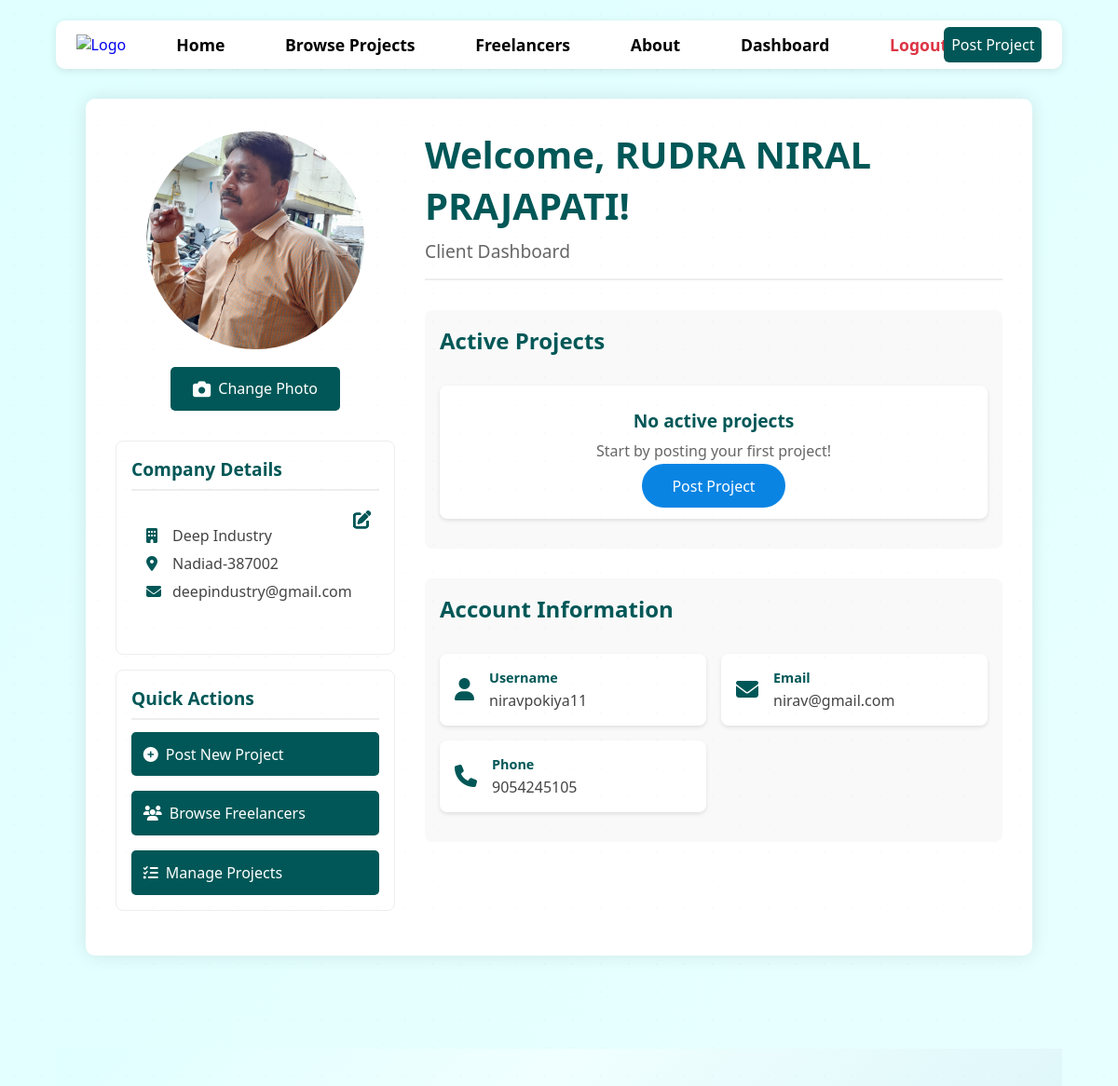
The page /profile (signed in) on the database its author committed.
### freelancer/models.py (models this page shows, shortened)
class Client(models.Model):
    user = models.OneToOneField(Users, on_delete=models.CASCADE, related_name='client_profile')
    image = models.ImageField(upload_to='Client/profile_pic', null=True, blank=True)
    companyname = models.CharField(max_length=255)
    address = models.TextField(max_length=1024)
    state = models.CharField(max_length=255, choices=INDIAN_STATES)
    businessEmail = models.EmailField()

class Users(models.Model):
    name = models.CharField(max_length=255)
    email = models.EmailField(unique=True)
    username = models.CharField(max_length=255, unique=True)
    password = models.CharField(max_length=255)
    user_type = models.CharField(max_length=10, choices=[('client', 'Client'), ('freelancer', 'Freelancer')])
    phone = models.CharField(max_length=10, null=True, blank=True)

### freelancer/views.py (the view)
# urls.py: path('profile', views.profile, name='profile'),
def profile(request):
    client_username=request.session.get('username')
    client_dict= model_to_dict(Users.objects.get(username=client_username))
    Cleint_model=Client.objects.get(user__username=client_username)
    client_dict.update(model_to_dict(Cleint_model))
    client_dict['profile_pic'] = Cleint_model.image.url if Cleint_model.image else None
    print(client_dict)
    return render(request, "client/client_homepage.html", { 'client' : client_dict })

### templates/client/client_homepage.html (shortened to what this page needs)
<!DOCTYPE html>
<html lang="en">
<head>
    {% load static %}
    <link rel="stylesheet" href="https://cdnjs.cloudflare.com/ajax/libs/font-awesome/6.4.0/css/all.min.css">
    <link rel="stylesheet" href="{% static 'css/Home.css' %}">
    <link rel="stylesheet" href="{% static 'css/styles-profile-page.css' %}">
    <link rel="stylesheet" href="{% static 'css/client-dashboard.css' %}">
</head>
<body>
    {% if client.username %}
    <div class="container">
        {% include 'user/navbar.html' %}
        <div class="profile-content">
            <div class="profile-left">
                <div class="profile-image-container">
                    {% if client.profile_pic %}
                        <img src="{{ client.profile_pic }}" class="profile-image" alt="Profile Picture">
                        <div class="change-profile-client">
                            <form id="updateProfileForm" action="{% url 'upload-profile-client' %}" method="post" enctype="multipart/form-data">
                                <label for="updateFileInput" class="upload-btn">
                                    <i class="fas fa-camera"></i> Change Photo
                                </label>
                            </form>
                        </div>
                    {% endif %}
                </div>
                <div class="profile-links-section">
                    <div class="profile-section">
                        <h2>Company Details</h2>
                        <div class="company-info editable-section">
                            <div class="info-text">
                                <p><i class="fas fa-building"></i>
                                    <span>{{ client.companyname }}</span>
                                    <i class="fas fa-edit edit-icon" data-field="company" title="Edit company name"></i>
                                </p>
                                <p><i class="fas fa-map-marker-alt"></i>
                                    <span>{{ client.address }}</span>
                                    <i class="fas fa-edit edit-icon" data-field="address" title="Edit address"></i>
                                </p>
                                <p><i class="fas fa-envelope"></i>
                                    <span>{{ client.businessEmail }}</span>
                                    <i class="fas fa-edit edit-icon" data-field="business_email" title="Edit business email"></i>
                                </p>
                            </div>
                        </div>
                    </div>
                    <div class="profile-section">
                        <h2>Quick Actions</h2>
                        <div class="quick-links">
                            <a href="{% url 'client-add-project' %}" class="action-link">
                                <i class="fas fa-plus-circle"></i> Post New Project
                            </a>
                            <a href="{% url 'view_freelancers' %}" class="action-link">
                                <i class="fas fa-users"></i> Browse Freelancers
                            </a>
                            <a href="#" class="action-link">
                                <i class="fas fa-tasks"></i> Manage Projects
                            </a>
                        </div>
                    </div>
                </div>
            </div>
            <div class="profile-right">
                <div class="profile-header">
                    <h1>Welcome, {{ client.name }}!</h1>
                    <p class="title">Client Dashboard</p>
                </div>
                <div class="profile-section">
                    <h2>Active Projects</h2>
                    <div class="projects-grid">
                        <div class="project-card">
                            <h3>No active projects</h3>
                            <p>Start by posting your first project!</p>
                            <a href="{% url 'client-create-project' %}" class="btn-custom">Post Project</a>
                        </div>
                    </div>
                </div>
                <div class="profile-section">
                    <h2>Account Information</h2>
                    <div class="account-info">
                        <div class="info-item">
                            <i class="fas fa-user"></i>
                            <div class="info-content">
                                <h3>Username</h3>
                                <p>{{ client.username }}</p>
                            </div>
                        </div>
                        <div class="info-item">
                            <i class="fas fa-envelope"></i>
                            <div class="info-content">
                                <h3>Email</h3>
                                <p>{{ client.email }}</p>
                            </div>
                        </div>
                        <div class="info-item">
                            <i class="fas fa-phone"></i>
                            <div class="info-content">
                                <h3>Phone</h3>
                                <p>{{ client.phone }}</p>
                            </div>
                        </div>
                    </div>
                </div>
            </div>
        </div>
        <footer class="footer">
        </footer>
    </div>
    {% endif %}
</body>
</html>

### static/css/home.css (style rules this page uses)
* { margin: 0; padding: 0; box-sizing: border-box; font-family: Arial, sans-serif; list-style: none; text-decoration: none; font-family: system-ui, -apple-system, BlinkMacSystemFont, 'Segoe UI', Roboto, Oxygen, Ubuntu, Cantarell, 'Open Sans', 'Helvetica Neue', sans-serif; }
body { background: linear-gradient(-45deg, #E0F7FA, #F0FFFF, #E0FFFF); background-size: 400% 400%; animation: gradientMove 10s ease infinite; color: #004d40; min-height: 100vh; position: relative; display: flex; justify-content: center; }
body::before { content: ""; position: absolute; top: 0; left: 0; width: 100%; height: 100%; background-image: radial-gradient(rgba(0, 77, 64, 0.1) 1px, transparent 1px); background-size: 30px 30px; opacity: 0.2; pointer-events: none; }

### static/css/styles-profile-page.css (style rules this page uses)
:root { --primary-color: #2d3436; --secondary-color: #0984e3; --accent-color: #00cec9; --text-color: #2d3436; --light-bg: #f5f6fa; }
body { font-family: 'Poppins', sans-serif; color: var(--text-color); scroll-behavior: smooth; }
.profile-content { display: flex; padding: 2rem; gap: 2rem; margin-top: 2rem; background: white; border-radius: 10px; box-shadow: 0 0 20px rgba(0, 0, 0, 0.1); margin: 2rem; }
.profile-left { flex: 0 0 300px; }
.profile-right { flex: 1; }
.profile-image-container { width: 100%; display: flex; flex-direction: column; align-items: center; gap: 1rem; margin-bottom: 2rem; }
.profile-image { width: 250px; height: 250px; border-radius: 50%; object-fit: cover; border: 4px solid rgb(1, 87, 87); transition: transform 0.3s ease-in-out; }
.upload-btn { background-color: rgb(1, 87, 87); color: white; padding: 0.8rem 1.5rem; border-radius: 5px; cursor: pointer; display: inline-flex; align-items: center; gap: 0.5rem; transition: background-color 0.3s ease; }
.upload-btn i { font-size: 1.2rem; }
.profile-header { margin-bottom: 2rem; padding-bottom: 1rem; border-bottom: 2px solid #eee; }
.profile-header h1 { color: rgb(1, 87, 87); font-size: 2.5rem; margin-bottom: 0.5rem; }
.profile-header .title { color: #666; font-size: 1.2rem; }
.profile-section { margin-bottom: 2rem; padding: 1rem; background: #f9f9f9; border-radius: 8px; }
.profile-section h2 { color: rgb(1, 87, 87); margin-bottom: 1rem; font-size: 1.5rem; }
.profile-section h3 { color: #444; margin-bottom: 0.8rem; font-size: 1.2rem; }
.btn-custom { padding: 0.8rem 2rem; border-radius: 30px; background: var(--secondary-color); color: white; border: none; transition: all 0.3s ease; position: relative; overflow: hidden; }
.profile-image { height: 30vh; width: 30vh; border: 3px solid #ffffff; }
.container { width: 90%; }
.footer { background: linear-gradient(-45deg, #E0F7FA, #F0FFFF, #E0FFFF); width: 100%; display: flex; justify-content: space-between; flex-wrap: wrap; padding: 20px 0; }
footer { margin-top : 100px; margin-right: 0; padding: 0; }
.container { padding-bottom: 0!important; }
.edit-icon { position: absolute; top: 0; right: 0; color: rgb(1, 87, 87); cursor: pointer; font-size: 1.2rem; transition: color 0.3s ease; }
.editable-section { position: relative; padding: 1rem; background: white; border-radius: 8px; margin-bottom: 1rem; }
.edit-icon { position: absolute; top: 0.5rem; right: 0.5rem; color: rgb(1, 87, 87); cursor: pointer; font-size: 1.2rem; transition: color 0.3s ease; }
.profile-links-section { width: 100%; margin-top: 2rem; }
.profile-links-section .profile-section { background: white; border: 1px solid #eee; border-radius: 8px; margin-bottom: 1rem; padding: 1rem; }
.profile-links-section .profile-section h2 { color: rgb(1, 87, 87); font-size: 1.2rem; margin-bottom: 0.8rem; border-bottom: 2px solid #eee; padding-bottom: 0.5rem; }

### rows shown on the page
Client: companyname "Deep Industry", address "Nadiad-387002", businessEmail "deepindustry@gmail.com"
Users: name "RUDRA NIRAL PRAJAPATI", username "niravpokiya11", email "nirav@gmail.com", phone "9054245105"
